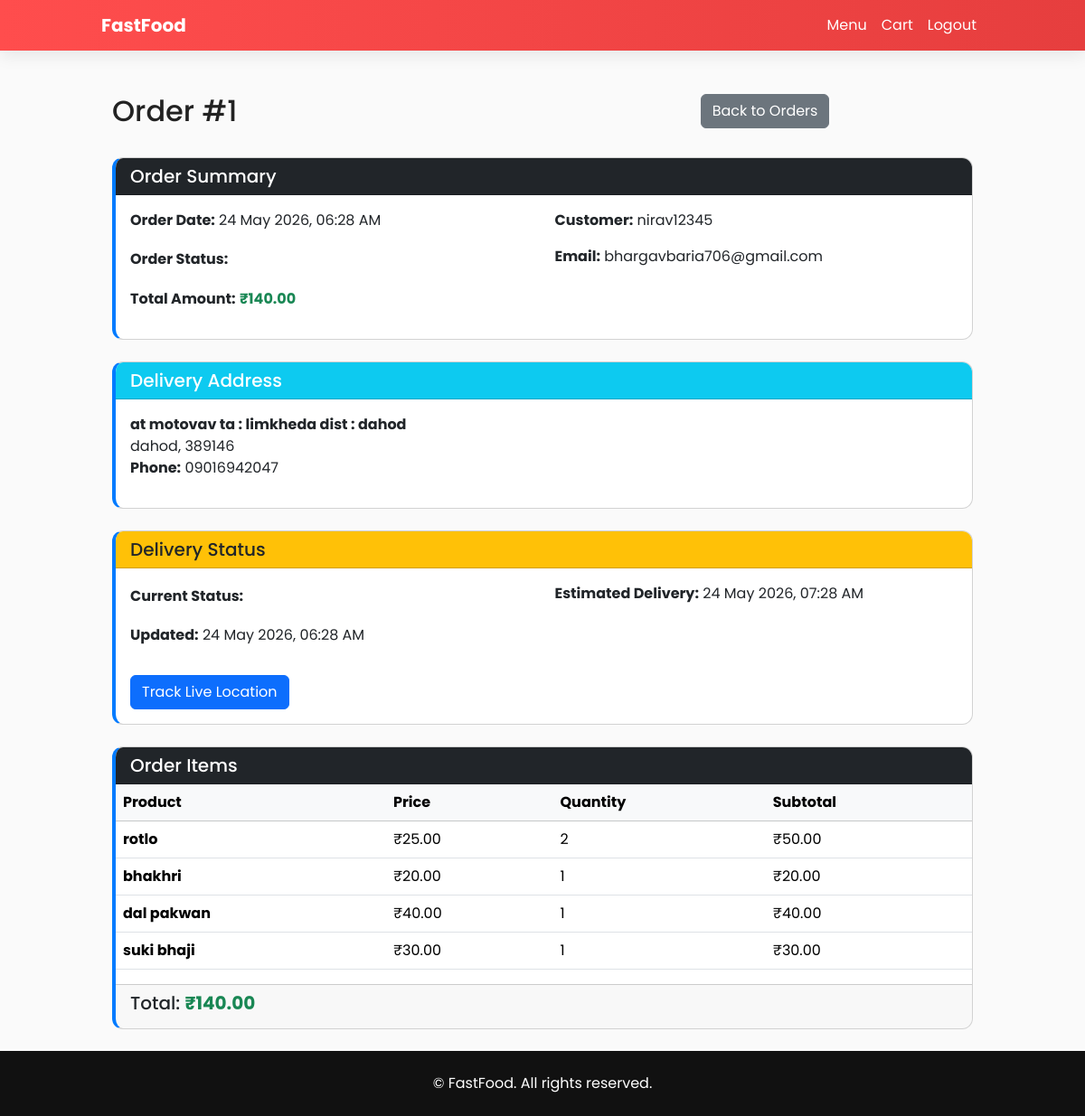
The app's page /order/1/ (signed in) with its own data.
### food_app/models.py (models this page shows, shortened)
class Order(models.Model):
    user = models.ForeignKey(User, on_delete=models.CASCADE)
    cart = models.ForeignKey(Cart, on_delete=models.SET_NULL, null=True, blank=True)
    total = models.DecimalField(max_digits=10, decimal_places=2)
    created_at = models.DateTimeField(default=timezone.now)
    status = models.CharField(max_length=20, default="Pending")
    delivery_address = models.ForeignKey(DeliveryAddress, on_delete=models.SET_NULL, null=True, blank=True)

class DeliveryAddress(models.Model):
    user = models.ForeignKey(User, on_delete=models.CASCADE, related_name="delivery_addresses")
    street_address = models.CharField(max_length=255)
    city = models.CharField(max_length=100)
    postal_code = models.CharField(max_length=20)
    phone = models.CharField(max_length=20)
    latitude = models.FloatField(blank=True, null=True)
    longitude = models.FloatField(blank=True, null=True)
    is_default = models.BooleanField(default=False)
    created_at = models.DateTimeField(default=timezone.now)
    class Meta:
        verbose_name_plural = "Delivery Addresses"

class Delivery(models.Model):
    STATUS_CHOICES = [
        ('pending', 'Pending Assignment'),
        ('assigned', 'Assigned'),
        ('picked_up', 'Picked Up'),
        ('in_transit', 'In Transit'),
        ('delivered', 'Delivered'),
        ('cancelled', 'Cancelled'),
    ]
    order = models.OneToOneField(Order, on_delete=models.CASCADE, related_name="delivery")
    delivery_person = models.ForeignKey(DeliveryPerson, on_delete=models.SET_NULL, null=True, blank=True, related_name="deliveries")
    status = models.CharField(max_length=20, choices=STATUS_CHOICES, default='pending')
    estimated_delivery_time = models.DateTimeField(blank=True, null=True)
    actual_delivery_time = models.DateTimeField(blank=True, null=True)
    created_at = models.DateTimeField(default=timezone.now)
    updated_at = models.DateTimeField(auto_now=True)
    class Meta:
        verbose_name_plural = "Deliveries"

class OrderItem(models.Model):
    order = models.ForeignKey(Order, on_delete=models.CASCADE, related_name="items")
    product = models.ForeignKey(Product, on_delete=models.SET_NULL, null=True)
    quantity = models.PositiveIntegerField()
    price = models.DecimalField(max_digits=10, decimal_places=2)
    @property
    def subtotal(self):
        return self.quantity * self.price

class Product(models.Model):
    category = models.ForeignKey(Category, on_delete=models.CASCADE, related_name="products")
    name = models.CharField(max_length=255)
    description = models.TextField(blank=True)
    price = models.DecimalField(max_digits=10, decimal_places=2)
    image = models.ImageField(upload_to='products/', blank=True, null=True)
    available = models.BooleanField(default=True)

### food_app/views.py (the view)
# urls.py: path("order/<int:order_id>/", views.order_detail, name="order_detail"),
@login_required(login_url="login")
def order_detail(request, order_id):
    order = get_object_or_404(Order, id=order_id, user=request.user)
    order_items = order.items.all()
    delivery = getattr(order, 'delivery', None)
    return render(request, "food_app/order_detail.html", {
        "order": order,
        "order_items": order_items,
        "delivery": delivery
    })

### food_app/templates/food_app/order_detail.html (shortened to what this page needs)
{% extends 'food_app/base.html' %}
{% block content %}
<div class="container mt-5">
    <div class="row mb-4">
        <div class="col-md-8">
            <h2>Order #{{ order.id }}</h2>
        </div>
        <div class="col-md-4 text-right">
            <a href="{% url 'order_history' %}" class="btn btn-secondary">Back to Orders</a>
        </div>
    </div>
    <div class="card mb-4">
        <div class="card-header bg-dark text-white">
            <h5 class="mb-0">Order Summary</h5>
        </div>
        <div class="card-body">
            <div class="row">
                <div class="col-md-6">
                    <p><strong>Order Date:</strong> {{ order.created_at|date:"d M Y, h:i A" }}</p>
                    <p><strong>Order Status:</strong> <span class="badge badge-info">{{ order.status }}</span></p>
                    <p><strong>Total Amount:</strong> <strong class="text-success">₹{{ order.total }}</strong></p>
                </div>
                <div class="col-md-6">
                    <p><strong>Customer:</strong> {{ order.user.username }}</p>
                    <p><strong>Email:</strong> {{ order.user.email }}</p>
                </div>
            </div>
        </div>
    </div>
    {% if order.delivery_address %}
    <div class="card mb-4">
        <div class="card-header bg-info text-white">
            <h5 class="mb-0">Delivery Address</h5>
        </div>
        <div class="card-body">
            <p>
                <strong>{{ order.delivery_address.street_address }}</strong><br>
                {{ order.delivery_address.city }}, {{ order.delivery_address.postal_code }}<br>
                <strong>Phone:</strong> {{ order.delivery_address.phone }}
            </p>
        </div>
    </div>
    {% endif %}
    {% if delivery %}
    <div class="card mb-4">
        <div class="card-header bg-warning text-dark">
            <h5 class="mb-0">Delivery Status</h5>
        </div>
        <div class="card-body">
            <div class="row">
                <div class="col-md-6">
                    <p><strong>Current Status:</strong> <span class="badge badge-{% if delivery.status == 'delivered' %}success{% elif delivery.status == 'cancelled' %}danger{% else %}warning{% endif %}">{{ delivery.get_status_display }}</span></p>
                    <p><strong>Updated:</strong> {{ delivery.updated_at|date:"d M Y, h:i A" }}</p>
                </div>
                <div class="col-md-6">
                    {% if delivery.estimated_delivery_time %}
                    <p><strong>Estimated Delivery:</strong> {{ delivery.estimated_delivery_time|date:"d M Y, h:i A" }}</p>
                    {% endif %}
                </div>
            </div>
            {% if delivery.status != 'delivered' and delivery.status != 'cancelled' %}
            <div class="mt-3">
                <a href="{% url 'track_order' order.id %}" class="btn btn-primary">Track Live Location</a>
            </div>
            {% endif %}
        </div>
    </div>
    {% endif %}
    <div class="card">
        <div class="card-header bg-dark text-white">
            <h5 class="mb-0">Order Items</h5>
        </div>
        <div class="table-responsive">
            <table class="table table-hover">
                <thead class="table-light">
                    <tr>
                        <th>Product</th>
                        <th>Price</th>
                        <th>Quantity</th>
                        <th>Subtotal</th>
                    </tr>
                </thead>
                <tbody>
                    {% for item in order_items %}
                    <tr>
                        <td>
                            {% if item.product %}
                                <strong>{{ item.product.name }}</strong>
                            {% else %}
                                <em>Product not available</em>
                            {% endif %}
                        </td>
                        <td>₹{{ item.price }}</td>
                        <td>{{ item.quantity }}</td>
                        <td>₹{{ item.subtotal }}</td>
                    </tr>
                    {% endfor %}
                </tbody>
            </table>
        </div>
        <div class="card-footer text-right">
            <h5>Total: <strong class="text-success">₹{{ order.total }}</strong></h5>
        </div>
    </div>
</div>
{% endblock %}

### food_app/templates/food_app/base.html (style rules this page uses)
:root { --brand:#ff4d4d; --brand-dark:#e63e3e; }
body { font-family: "Poppins"; background:#fafafa; color:#222; }
.card { border-radius:12px; overflow:hidden; transition:.2s; }

### food_app/templates/food_app/order_detail.html (style rules this page uses)
.container { max-width: 1000px; }
.card { border-left: 4px solid #007bff; }
.badge { padding: 0.5rem 0.75rem; font-size: 0.9rem; }

### records on screen
Order: id "1", created_at "24 May 2026, 06:28 AM", total "140.00", user.username "nirav12345", user.email "bhargavbaria706@gmail.com", delivery_address.street_address "at motovav ta : limkheda dist : dahod", delivery_address.city "dahod", delivery_address.postal_code "389146", delivery_address.phone "09016942047"
Delivery: updated_at "24 May 2026, 06:28 AM", estimated_delivery_time "24 May 2026, 07:28 AM"
OrderItem: product.name "rotlo", price "25.00", quantity "2", subtotal "50.00"
OrderItem: product.name "bhakhri", price "20.00", quantity "1", subtotal "20.00"
OrderItem: product.name "dal pakwan", price "40.00", quantity "1", subtotal "40.00"
OrderItem: product.name "suki bhaji", price "30.00", quantity "1", subtotal "30.00"
